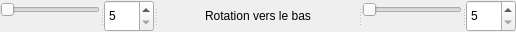
                <widget class="QSplitter" name="splitter_36">
                 <property name="sizePolicy">
                  <sizepolicy hsizetype="Fixed" vsizetype="Fixed">
                   <horstretch>0</horstretch>
                   <verstretch>0</verstretch>
                  </sizepolicy>
                 </property>
                 <property name="minimumSize">
                  <size>
                   <width>504</width>
                   <height>32</height>
                  </size>
                 </property>
                 <property name="maximumSize">
                  <size>
                   <width>504</width>
                   <height>32</height>
                  </size>
                 </property>
                 <property name="orientation">
                  <enum>Qt::Horizontal</enum>
                 </property>
                 <widget class="QSlider" name="_2Player_1_SliderCameraRightAndLeftRotationSpeed">
                  <property name="sizePolicy">
                   <sizepolicy hsizetype="Fixed" vsizetype="Fixed">
                    <horstretch>0</horstretch>
                    <verstretch>0</verstretch>
                   </sizepolicy>
                  </property>
                  <property name="minimumSize">
                   <size>
                    <width>100</width>
                    <height>20</height>
                   </size>
                  </property>
                  <property name="maximumSize">
                   <size>
                    <width>100</width>
                    <height>20</height>
                   </size>
                  </property>
                  <property name="minimum">
                   <number>5</number>
                  </property>
                  <property name="maximum">
                   <number>90</number>
                  </property>
                  <property name="value">
                   <number>5</number>
                  </property>
                  <property name="orientation">
                   <enum>Qt::Horizontal</enum>
                  </property>
                 </widget>
                 <widget class="QSpinBox" name="spinBox_3">
                  <property name="sizePolicy">
                   <sizepolicy hsizetype="Fixed" vsizetype="Fixed">
                    <horstretch>0</horstretch>
                    <verstretch>0</verstretch>
                   </sizepolicy>
                  </property>
                  <property name="minimumSize">
                   <size>
                    <width>50</width>
                    <height>32</height>
                   </size>
                  </property>
                  <property name="maximumSize">
                   <size>
                    <width>50</width>
                    <height>32</height>
                   </size>
                  </property>
                  <property name="minimum">
                   <number>5</number>
                  </property>
                  <property name="maximum">
                   <number>90</number>
                  </property>
                 </widget>
                 <widget class="QLabel" name="label_44">
                  <property name="sizePolicy">
                   <sizepolicy hsizetype="Fixed" vsizetype="Fixed">
                    <horstretch>0</horstretch>
                    <verstretch>0</verstretch>
                   </sizepolicy>
                  </property>
                  <property name="minimumSize">
                   <size>
                    <width>200</width>
                    <height>32</height>
                   </size>
                  </property>
                  <property name="maximumSize">
                   <size>
                    <width>200</width>
                    <height>32</height>
                   </size>
                  </property>
                  <property name="text">
                   <string>Rotation vers le bas</string>
                  </property>
                  <property name="alignment">
                   <set>Qt::AlignCenter</set>
                  </property>
                 </widget>
                 <widget class="QSlider" name="_2Player_2_SliderCameraRightAndLeftRotationSpeed">
                  <property name="sizePolicy">
                   <sizepolicy hsizetype="Fixed" vsizetype="Fixed">
                    <horstretch>0</horstretch>
                    <verstretch>0</verstretch>
                   </sizepolicy>
                  </property>
                  <property name="minimumSize">
                   <size>
                    <width>100</width>
                    <height>20</height>
                   </size>
                  </property>
                  <property name="maximumSize">
                   <size>
                    <width>100</width>
                    <height>20</height>
                   </size>
                  </property>
                  <property name="minimum">
                   <number>5</number>
                  </property>
                  <property name="maximum">
                   <number>90</number>
                  </property>
                  <property name="value">
                   <number>5</number>
                  </property>
                  <property name="orientation">
                   <enum>Qt::Horizontal</enum>
                  </property>
                 </widget>
                 <widget class="QSpinBox" name="spinBox_4">
                  <property name="sizePolicy">
                   <sizepolicy hsizetype="Fixed" vsizetype="Fixed">
                    <horstretch>0</horstretch>
                    <verstretch>0</verstretch>
                   </sizepolicy>
                  </property>
                  <property name="minimumSize">
                   <size>
                    <width>50</width>
                    <height>32</height>
                   </size>
                  </property>
                  <property name="maximumSize">
                   <size>
                    <width>50</width>
                    <height>32</height>
                   </size>
                  </property>
                  <property name="minimum">
                   <number>5</number>
                  </property>
                  <property name="maximum">
                   <number>90</number>
                  </property>
                 </widget>
                </widget>
